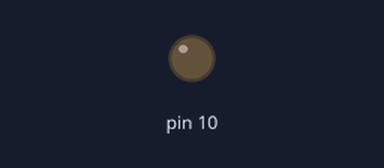
Recording of a sketch running on a simulated Arduino Uno, built with avr-gcc and run on an emulated ATmega328P. On the bench: output pins drawn as LEDs (lit = HIGH).

Above: at 0.15 s.
At 39.84 s:
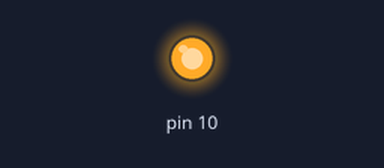
Timing chart, 0 to 40.0 s (numbered marks = the images above):
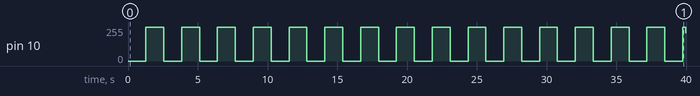

Measured:
- by itself, pin 10: 0/255 → 255/255 at 1.3 s, → 0/255 1.3 s later, → 255/255 1.3 s later, → 0/255 1.3 s later, … (32 changes in this stretch)

The sketch:

K05_4_PWM.ino
```cpp
void setup() {
  pinMode(10, OUTPUT);
}

void loop() {
  for(int Helligkeit = 0; Helligkeit <= 255; Helligkeit++)
  {
    analogWrite(10, Helligkeit);              // (3)
    delay(5);                   // (4)
  }
  for(int Helligkeit = 255; Helligkeit >= 0; Helligkeit--)
  {
    analogWrite(10, Helligkeit);
    delay(5);
  }
}
```
